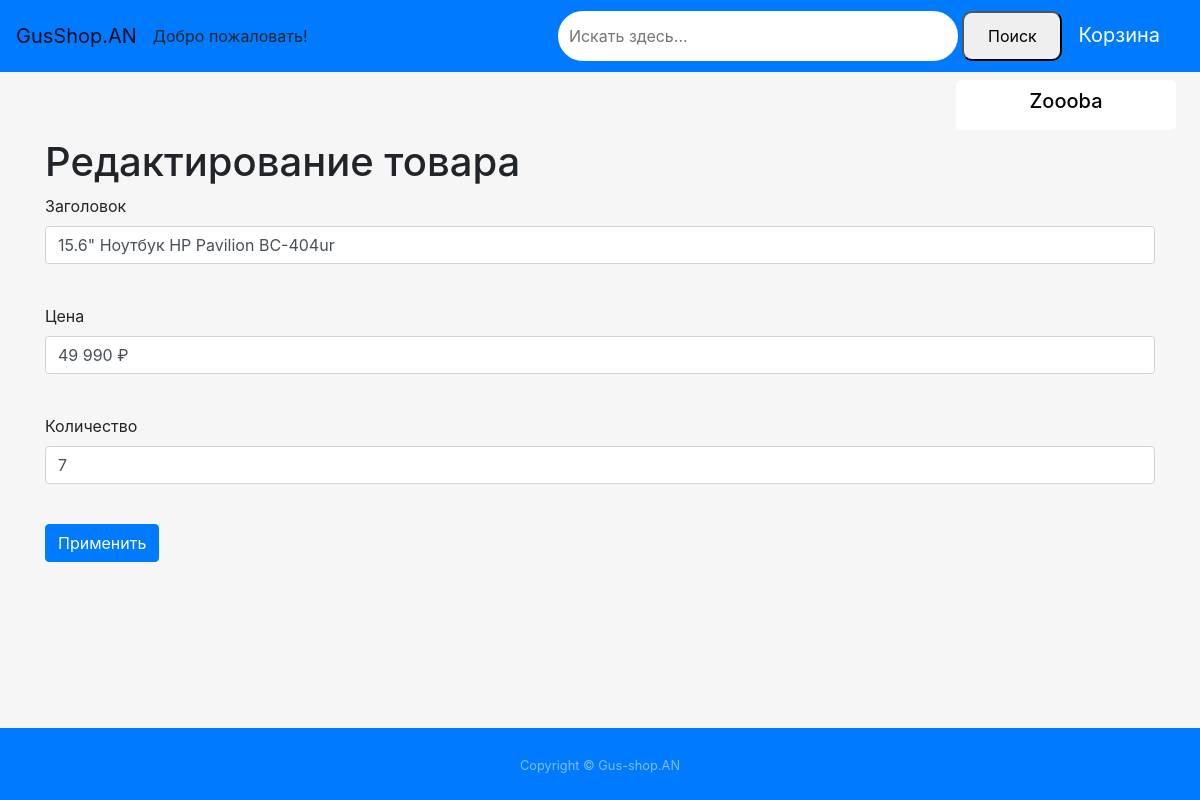
The app's page /items/1 (signed in) with its own data.
### data/users.py (models this page shows, shortened)
class User(SqlAlchemyBase, UserMixin, SerializerMixin):
    __tablename__ = 'users'
    id = sqlalchemy.Column(sqlalchemy.Integer, primary_key=True, autoincrement=True)
    name = sqlalchemy.Column(sqlalchemy.String, nullable=True)
    email = sqlalchemy.Column(sqlalchemy.String, index=True, unique=True, nullable=True)
    password = sqlalchemy.Column(sqlalchemy.String, nullable=True)
    created_date = sqlalchemy.Column(sqlalchemy.DateTime, default=datetime.datetime.now)

### data/items.py (models this page shows)
class Items(SqlAlchemyBase, SerializerMixin, UserMixin):
    __tablename__ = 'items'
    id = sqlalchemy.Column(sqlalchemy.Integer, primary_key=True, autoincrement=True)
    title = sqlalchemy.Column(sqlalchemy.String, nullable=True)
    price = sqlalchemy.Column(sqlalchemy.String, nullable=True)
    main_characteristics = sqlalchemy.Column(sqlalchemy.TEXT, nullable=True)
    content = sqlalchemy.Column(sqlalchemy.String, nullable=True)
    created_date = sqlalchemy.Column(sqlalchemy.DateTime, default=datetime.datetime.now)
    display = sqlalchemy.Column(sqlalchemy.String, nullable=True)
    processor = sqlalchemy.Column(sqlalchemy.String, nullable=True)
    videoadapter = sqlalchemy.Column(sqlalchemy.String, nullable=True)
    ram = sqlalchemy.Column(sqlalchemy.String, nullable=True)
    battery = sqlalchemy.Column(sqlalchemy.String, nullable=True)
    count = sqlalchemy.Column(sqlalchemy.Integer, nullable=True)
    photo = sqlalchemy.Column(sqlalchemy.VARCHAR, default='/static/images/old.png')
    category = sqlalchemy.Column(sqlalchemy.String, nullable=True)

### main.py (the view, shortened to what this page needs)
@app.route('/items/<int:id>', methods=['GET', 'POST'])
@login_required
def edit_items(id):
    form = EditForm()
    if request.method == 'GET':
        sessions = db_session.create_session()
        item = sessions.query(items.Items).filter(items.Items.id == id).first()
        form.title.data = item.title
        form.price.data = item.price
        form.count.data = item.count
    return render_template('editor.html', title='Редактирование товара', form=form)

### main.py
class EditForm(FlaskForm):
    title = StringField('Заголовок', validators=[DataRequired()])
    price = StringField('Цена')
    count = IntegerField('Количество')
    submit = SubmitField('Применить')

### data/db_session.py (called while the page is built)
def create_session() -> Session:
    global __factory
    return __factory()

### main.py (called while the page is built)
@login_manager.user_loader
def load_user(user_id):
    sessions = db_session.create_session()
    return sessions.query(users.User).get(user_id)

### templates/editor.html (shortened to what this page needs)
{% extends "base.html" %}
{% block content %}
<h1>{{ title }}</h1>
<form action="" method="post" enctype="multipart/form-data">
    <p>
        {{ form.title.label }} <br>
        {{ form.title(class="form-control") }} <br>
    <p>
        {{ form.price.label }} <br>
        {{ form.price(class="form-control") }} <br>
    </p>
    <p>
        {{ form.count.label }} <br>
        {{ form.count(class="form-control") }} <br>
    </p>
    <p>{{ form.submit(type="submit", class="btn btn-primary") }}</p>
</form>
{% endblock %}

### templates/base.html (shortened to what this page needs)
<!DOCTYPE html>
<html lang="en">
<head>
    <link rel="stylesheet"
          href="https://stackpath.bootstrapcdn.com/bootstrap/4.4.1/css/bootstrap.min.css"
>
</head>
<body>
<nav class="navbar navbar-expand-lg navbar-light bg-primary sticky-top">
    <a class="navbar-brand" href="/">GusShop.AN</a>
    <div class="collapse navbar-collapse" id="navbarSupportedContent">
        <ul class="navbar-nav mr-auto">
            <p class="mt-3">Добро пожаловать!</p>
        </ul>
        <ul class="navbar-nav">
            <li class="nav-item mr-2">
                <form action="/index" method="get">
                    <input name="s" placeholder="Искать здесь..." type="search"
                           style="width:400px; height: 50px; border: 5px solid #ffffff;
                    border-radius:30px; padding: 6px;">
                    <button style="height:50px;width:100px; border-radius:10px;"
                            type="submit">Поиск
                    </button>
                </form>
            </li>
            {% if current_user.is_authenticated %}
            <li class="nav-item">
                <a style="color: #ffffff;" class="navbar-brand nav-link mt-1"
                   href="/basket"> Корзина </a>
            </li>
            {% endif %}
        </ul>
    </div>
</nav>
{% if current_user.is_authenticated %}
<h6 align="right">
    <a style="background-color: #ffffff; border: 5px solid #ffffff;
                    border-radius:5px; padding: 4px; color: #000000; width:220px;"
    class="navbar-brand nav-link mr-4 mt-2"
    href="/logout"><h5 align="center"> {{current_user.name}} </h5>
    </a>
</h6>
{% endif %}
<div class="content container">
    {% block content %}
    {% endblock %}
</div>
<footer id="sticky-footer" class="footer py-4 bg-primary text-white-50 mt-1">
    <div class="text-center">
        <small>Copyright &copy; Gus-shop.AN</small>
    </div>
</footer>
</body>
</html>

### templates/base.html (style rules this page uses)
body { background: #f6f6f6; color: #0; }
html, body { height: 100%; }
body { display: flex; flex-direction: column; }
.content { flex: 1 0 auto; }
.footer { flex-shrink: 0; }

### records on screen
User: name "Zoooba"
Items: title "15.6\" Ноутбук HP Pavilion BC-404ur", price "49 990 ₽", count "7"

### other values on screen
{{ title }} "Редактирование товара"
